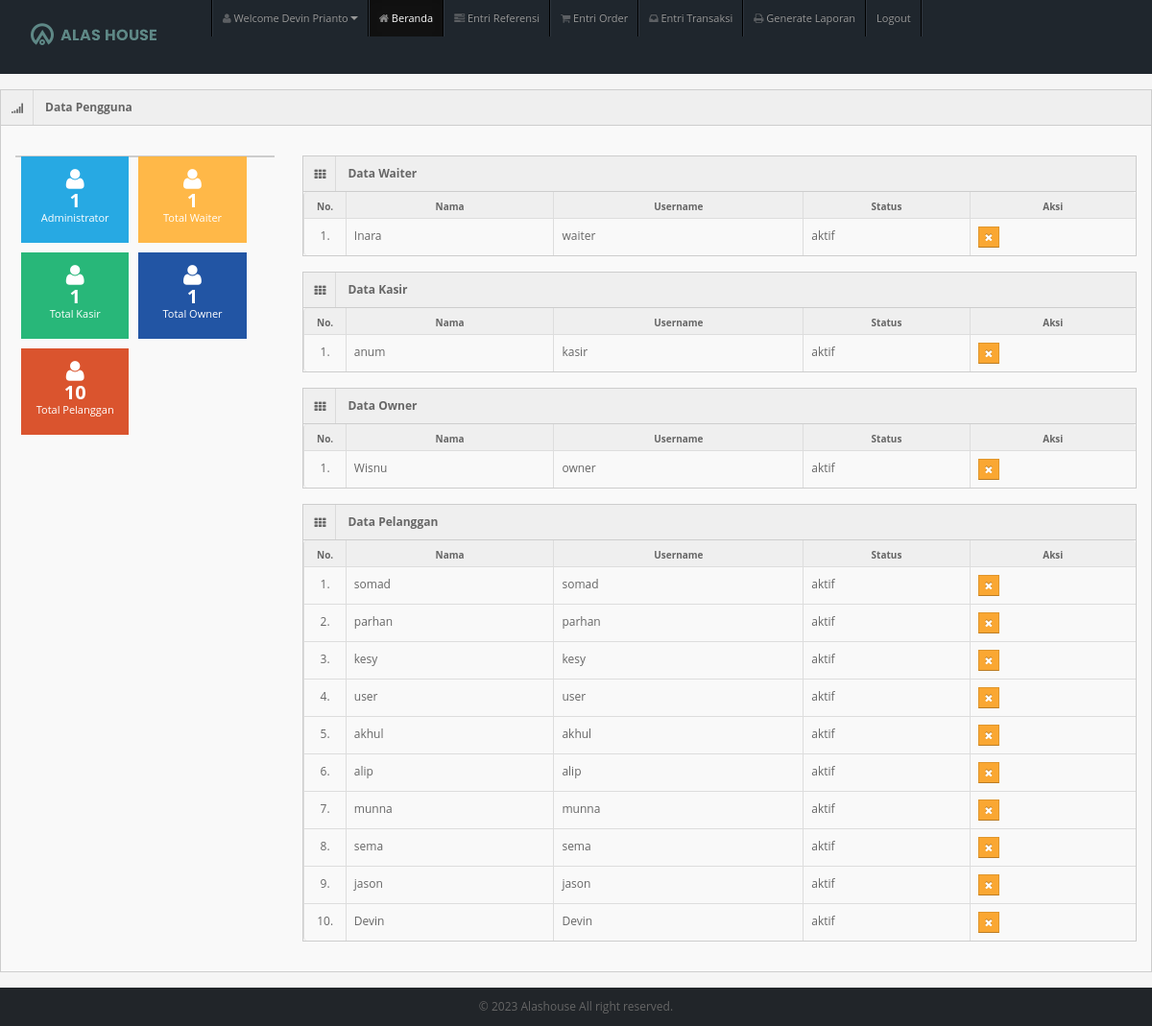
Page /beranda.php (signed in) on the committed database.
### tables this page shows
CREATE TABLE `tb_user` (
  `id_user` int(11) NOT NULL,
  `username` varchar(150) NOT NULL,
  `password` varchar(150) NOT NULL,
  `nama_user` varchar(150) NOT NULL,
  `id_level` int(11) NOT NULL,
  `status` varchar(150) NOT NULL
);

### beranda.php (the view, shortened to what this page needs)
<!DOCTYPE html>
<?php
include "connection/koneksi.php";
$id = $_SESSION['id_user'];
if(isset ($_SESSION['username'])){
  $query = "select * from tb_user natural join tb_level where id_user = $id";
  mysqli_query($conn, $query);
  $sql = mysqli_query($conn, $query);
  $query_jml_adm = "select count(*) AS jumlah_adm from tb_user natural join tb_level where id_level = 1 and status = 'aktif'";
  $sql_jml_adm = mysqli_query($conn, $query_jml_adm);
  $result_adm = mysqli_fetch_array($sql_jml_adm);
  $query_jml_wtr = "select count(*) AS jumlah_wtr from tb_user natural join tb_level where id_level = 2 and status = 'aktif'";
  $sql_jml_wtr = mysqli_query($conn, $query_jml_wtr);
  $result_wtr = mysqli_fetch_array($sql_jml_wtr);
  $query_jml_ksr = "select count(*) AS jumlah_ksr from tb_user natural join tb_level where id_level = 3 and status = 'aktif'";
  $sql_jml_ksr = mysqli_query($conn, $query_jml_ksr);
  $result_ksr = mysqli_fetch_array($sql_jml_ksr);
  $query_jml_own = "select count(*) AS jumlah_own from tb_user natural join tb_level where id_level = 4 and status = 'aktif'";
  $sql_jml_own = mysqli_query($conn, $query_jml_own);
  $result_own = mysqli_fetch_array($sql_jml_own);
  $query_jml_plg = "select count(*) AS jumlah_plg from tb_user natural join tb_level where id_level = 5 and status = 'aktif'";
  $sql_jml_plg = mysqli_query($conn, $query_jml_plg);
  $result_plg = mysqli_fetch_array($sql_jml_plg);
  while($r = mysqli_fetch_array($sql)){
?>
<html lang="en">
<head>
<link rel="stylesheet" href="template/dashboard/css/bootstrap.min.css" />
<link rel="stylesheet" href="template/dashboard/css/bootstrap-responsive.min.css" />
<link rel="stylesheet" href="template/dashboard/css/fullcalendar.css" />
<link rel="stylesheet" href="template/dashboard/css/matrix-style.css" />
<link rel="stylesheet" href="template/dashboard/css/matrix-media.css" />
<link href="template/dashboard/font-awesome/css/font-awesome.css" rel="stylesheet" />
<link rel="stylesheet" href="template/dashboard/css/jquery.gritter.css" />
</head>
<body style="background-color: whitesmoke">
<div id="header">
  <a href="entri_referensi.php"> <img src="gambar/logoo.png" style="margin-top: 1.5rem; margin-left: 2rem;" alt=""> </a>
</div>
<div id="user-nav" class="navbar navbar-inverse">
  <ul class="nav">
    <li  class="dropdown" id="profile-messages" ><a title="" href="#" data-toggle="dropdown" data-target="#profile-messages" class="dropdown-toggle"><i class="icon icon-user"></i>  <span class="text">Welcome <?php echo $r['nama_user'];?></span><b class="caret"></b></a>
    </li>
    <?php
    if($r['id_level'] == 1){
  ?>
    <li class="active"><a href="beranda.php"><i class="icon icon-home"></i> <span>Beranda</span></a> </li>
    <li> <a href="entri_referensi.php"><i class="icon icon-tasks"></i> <span>Entri Referensi</span></a> </li>
    <li> <a href="entri_order.php"><i class="icon icon-shopping-cart"></i> <span>Entri Order</span></a> </li>
    <li> <a href="entri_transaksi.php"><i class="icon icon-inbox"></i> <span>Entri Transaksi</span></a> </li>
    <li> <a href="generate_laporan.php"><i class="icon icon-print"></i> <span>Generate Laporan</span></a> </li>
    <li> <a href="logout.php"><i class="icon icon-sign-out"></i> <span>Logout</span></a> </li>
  <?php
    } else if($r['id_level'] == 2){
  ?>
    <li class="active"><a href="beranda.php"><i class="icon icon-home"></i> <span>Beranda</span></a> </li>
    <li> <a href="entri_order.php"><i class="icon icon-shopping-cart"></i> <span>Entri Order</span></a> </li>
    <li> <a href="generate_laporan.php"><i class="icon icon-print"></i> <span>Generate Laporan</span></a> </li>
    <li> <a href="logout.php"><i class="icon icon-sign-out"></i> <span>Logout</span></a> </li>
  <?php
    } else if($r['id_level'] == 3){
  ?>
    <li class="active"><a href="beranda.php"><i class="icon icon-home"></i> <span>Beranda</span></a> </li>
    <li> <a href="entri_transaksi.php"><i class="icon icon-inbox"></i> <span>Entri Transaksi</span></a> </li>
    <li> <a href="generate_laporan.php"><i class="icon icon-print"></i> <span>Generate Laporan</span></a> </li>
    <li> <a href="logout.php"><i class="icon icon-sign-out"></i> <span>Logout</span></a> </li>
  <?php
    } else if($r['id_level'] == 4){
  ?>
    <li class="active"><a href="beranda.php"><i class="icon icon-home"></i> <span>Beranda</span></a> </li>
    <li> <a href="generate_laporan.php"><i class="icon icon-print"></i> <span>Generate Laporan</span></a> </li>
    <li> <a href="logout.php"><i class="icon icon-sign-out"></i> <span>Logout</span></a> </li>
  <?php
    } else if($r['id_level'] == 5){
  ?>
    <li class="active"><a href="beranda.php"><i class="icon icon-home"></i> <span>Beranda</span></a> </li>
    <li> <a href="entri_order.php"><i class="icon icon-shopping-cart"></i> <span>Entri Order</span></a> </li>
  <?php
    }
  ?>
  </ul>
</div>
    <div class="row-fluid">
    <?php
      if($r['id_level'] == 1 || $r['id_level'] == 2 || $r['id_level'] == 3){
    ?>
      <div class="widget-box">
        <div class="widget-title bg_lg"><span class="icon"><i class="icon-signal"></i></span>
          <h5>Data Pengguna</h5>
        </div>
        <div class="widget-content" >
          <div class="row-fluid">
            <div class="span3">
              <div class="widget-box">
                <div class="widget-content nopadding">
                  <ul class="site-stats quick-actions">
                    <li class="bg_lb"><i class="icon-user"></i> <strong><?php echo $result_adm['jumlah_adm']; ?></strong> <small>Administrator</small></li>
                    <li class="bg_ly"><i class="icon-user"></i> <strong><?php echo $result_wtr['jumlah_wtr']; ?></strong> <small>Total Waiter</small></li>
                    <li class="bg_lg"><i class="icon-user"></i> <strong><?php echo $result_ksr['jumlah_ksr']; ?></strong> <small>Total Kasir</small></li>
                    <li class="bg_ls"><i class="icon-user"></i> <strong><?php echo $result_own['jumlah_own']; ?></strong> <small>Total Owner</small></li>
                    <li class="bg_lo"><i class="icon-user"></i> <strong><?php echo $result_plg['jumlah_plg']; ?></strong> <small>Total Pelanggan</small></li>
                  </ul>
                </div>
              </div>
            </div>
            <div class="span9">
              <div class="widget-box">
                <?php
                  $query_data_wtr = "select * from tb_user where id_level = 2";
                  $sql_data_wtr = mysqli_query($conn, $query_data_wtr);
                  $no = 1;
                ?>
                <div class="widget-title"> <span class="icon"> <i class="icon-th"></i> </span>
                  <h5>Data Waiter</h5>
                </div>
                <div class="widget-content nopadding">
                  <table class="table table-bordered" style="width: 100%">
                    <thead>
                      <tr>
                        <th style="width:5%">No.</th>
                        <th style="width:25%">Nama</th>
                        <th style="width:30%">Username</th>
                        <th style="width:20%">Status</th>
                        <th style="width:20%">Aksi</th>
                      </tr>
                    </thead>
                    <tbody>
                      <?php
                        while($r_dt_wtr = mysqli_fetch_array($sql_data_wtr)){
                      ?>
                        <tr class="odd gradeX">
                          <td><center><?php echo $no++; ?>.</center></td>
                          <td><?php echo $r_dt_wtr['nama_user']; ?></td>
                          <td><?php echo $r_dt_wtr['username']; ?></td>
                          <td><?php echo $r_dt_wtr['status']; ?></td>
                          <td>
                            <form action="" method="post">
                            <?php
                              if($r_dt_wtr['status'] == 'aktif'){
                            ?>
                                <button name="unvalidasi" value="<?php echo $r_dt_wtr['id_user']; ?>" class="btn btn-warning btn-mini">
                                  <i class='icon icon-remove'></i>
                                </button>
                            <?php
                              }
                            ?>
                            </form>
                          </td>
                        </tr>
                      <?php
                        }
                      ?>
                    </tbody>
                  </table>
                </div>
              </div>
              <div class="widget-box">
                <?php
                  $query_data_ksr = "select * from tb_user where id_level = 3";
                  $sql_data_ksr = mysqli_query($conn, $query_data_ksr);
                  $no_ksr = 1;
                ?>
                <div class="widget-title"> <span class="icon"> <i class="icon-th"></i> </span>
                  <h5>Data Kasir</h5>
                </div>
                <div class="widget-content nopadding">
                  <table class="table table-bordered table-striped " style="width: 100%">
                    <thead>
                      <tr>
                        <th style="width:5%">No.</th>
                        <th style="width:25%">Nama</th>
                        <th style="width:30%">Username</th>
                        <th style="width:20%">Status</th>
                        <th style="width:20%">Aksi</th>
                      </tr>
                    </thead>
                    <tbody>
                      <?php
                        while($r_dt_ksr = mysqli_fetch_array($sql_data_ksr)){
                      ?>
                        <tr class="odd gradeX">
                          <td><center><?php echo $no_ksr++; ?>.</center></td>
                          <td><?php echo $r_dt_ksr['nama_user']; ?></td>
                          <td><?php echo $r_dt_ksr['username']; ?></td>
                          <td><?php echo $r_dt_ksr['status']; ?></td>
                          <td>
                            <form action="" method="post">
                            <?php
                              if($r_dt_ksr['status'] == 'aktif'){
                            ?>
                                <button name="unvalidasi" value="<?php echo $r_dt_ksr['id_user']; ?>" class="btn btn-warning btn-mini">
                                  <i class='icon icon-remove'></i>
                                </button>
                            <?php
                              }
                            ?>
                            </form>
                          </td>
                        </tr>
                      <?php
                        }
                      ?>
                    </tbody>
                  </table>
                </div>
              </div>
              <div class="widget-box">
                <?php
                  $query_data_own = "select * from tb_user where id_level = 4";
                  $sql_data_own = mysqli_query($conn, $query_data_own);
                  $no_own = 1;
                ?>
                <div class="widget-title"> <span class="icon"> <i class="icon-th"></i> </span>
                  <h5>Data Owner</h5>
                </div>
                <div class="widget-content nopadding">
                  <table class="table table-bordered table-striped" style="width: 100%">
                    <thead>
                      <tr>
                        <th style="width:5%">No.</th>
                        <th style="width:25%">Nama</th>
                        <th style="width:30%">Username</th>
                        <th style="width:20%">Status</th>
                        <th style="width:20%">Aksi</th>
                      </tr>
                    </thead>
                    <tbody>
                      <?php
                        while($r_dt_own = mysqli_fetch_array($sql_data_own)){
                      ?>
                        <tr class="odd gradeX">
                          <td><center><?php echo $no_own++; ?>.</center></td>
                          <td><?php echo $r_dt_own['nama_user']; ?></td>
                          <td><?php echo $r_dt_own['username']; ?></td>
                          <td><?php echo $r_dt_own['status']; ?></td>
                          <td>
                            <form action="" method="post">
                            <?php
                              if($r_dt_own['status'] == 'aktif'){
                            ?>
                                <button name="unvalidasi" value="<?php echo $r_dt_own['id_user']; ?>" class="btn btn-warning btn-mini">
                                  <i class='icon icon-remove'></i>
                                </button>
                            <?php
                              }
                            ?>
                            </form>
                          </td>
                        </tr>
                      <?php
                        }
                      ?>
                    </tbody>
                  </table>
                </div>
              </div>
              <div class="widget-box">
                <?php
                  $query_data_plg = "select * from tb_user where id_level = 5";
                  $sql_data_plg = mysqli_query($conn, $query_data_plg);
                  $no_plg = 1;
                ?>
                <div class="widget-title"> <span class="icon"> <i class="icon-th"></i> </span>
                  <h5>Data Pelanggan</h5>
                </div>
                <div class="widget-content nopadding">
                  <table class="table table-bordered table-striped" style="width: 100%">
                    <thead>
                      <tr>
                        <th style="width:5%">No.</th>
                        <th style="width:25%">Nama</th>
                        <th style="width:30%">Username</th>
                        <th style="width:20%">Status</th>
                        <th style="width:20%">Aksi</th>
                      </tr>
                    </thead>
                    <tbody>
                      <?php
                        while($r_dt_plg = mysqli_fetch_array($sql_data_plg)){
                      ?>
                        <tr class="odd gradeX">
                          <td><center><?php echo $no_plg++; ?>.</center></td>
                          <td><?php echo $r_dt_plg['nama_user']; ?></td>
                          <td><?php echo $r_dt_plg['username']; ?></td>
                          <td><?php echo $r_dt_plg['status']; ?></td>
                          <td>
                            <form action="" method="post">
                            <?php
                              if($r_dt_plg['status'] == 'aktif'){
                            ?>
                                <button name="unvalidasi" value="<?php echo $r_dt_plg['id_user']; ?>" class="btn btn-warning btn-mini">
                                  <i class='icon icon-remove'></i>
                                </button>
                            <?php
                              }
                            ?>
                            </form>
                          </td>
                        </tr>
                      <?php
                        }
                      ?>
                    </tbody>
                  </table>
                </div>
              </div>
            </div>
          </div>
        </div>
      </div>
      <?php
        }
      ?>
  </div>
<div class="row-fluid" style="background-color: #212529;">
  <div id="footer" class="span12"> &copy; <?php echo date('Y'); ?>  Alashouse All right reserved.</div>
</div>
</body>
</html>
<?php
  }
} else {
  header('location: logout.php');
}
?>

### rows in the picture
tb_user: nama_user "Devin Prianto", shows "Beranda", jumlah_adm "1", jumlah_wtr "1", jumlah_ksr "1", jumlah_own "1", jumlah_plg "10"
tb_user: nama_user "Inara", username "waiter", status "aktif", $r_dt_wtr['id_user'] 23 (drawn)
tb_user: nama_user "anum", username "kasir", status "aktif", $r_dt_ksr['id_user'] 25 (drawn)
tb_user: nama_user "Wisnu", username "owner", status "aktif", $r_dt_own['id_user'] 24 (drawn)
tb_user: nama_user "somad", username "somad", status "aktif", $r_dt_plg['id_user'] 27 (drawn)
tb_user: nama_user "parhan", username "parhan", status "aktif", $r_dt_plg['id_user'] 28 (drawn)
tb_user: nama_user "kesy", username "kesy", status "aktif", $r_dt_plg['id_user'] 29 (drawn)
tb_user: nama_user "user", username "user", status "aktif", $r_dt_plg['id_user'] 30 (drawn)
tb_user: nama_user "akhul", username "akhul", status "aktif", $r_dt_plg['id_user'] 31 (drawn)
tb_user: nama_user "alip", username "alip", status "aktif", $r_dt_plg['id_user'] 32 (drawn)
tb_user: nama_user "munna", username "munna", status "aktif", $r_dt_plg['id_user'] 33 (drawn)
tb_user: nama_user "sema", username "sema", status "aktif", $r_dt_plg['id_user'] 34 (drawn)
tb_user: nama_user "jason", username "jason", status "aktif", $r_dt_plg['id_user'] 35 (drawn)
tb_user: nama_user "Devin", username "Devin", status "aktif", $r_dt_plg['id_user'] 40 (drawn)
